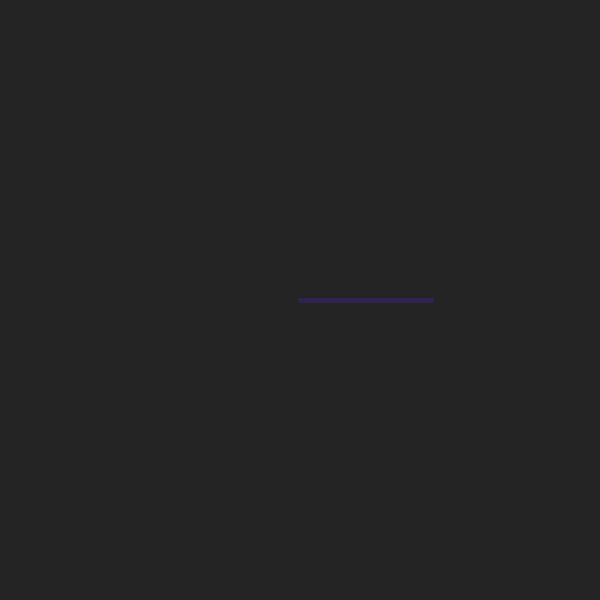
Frame 1 (no input)
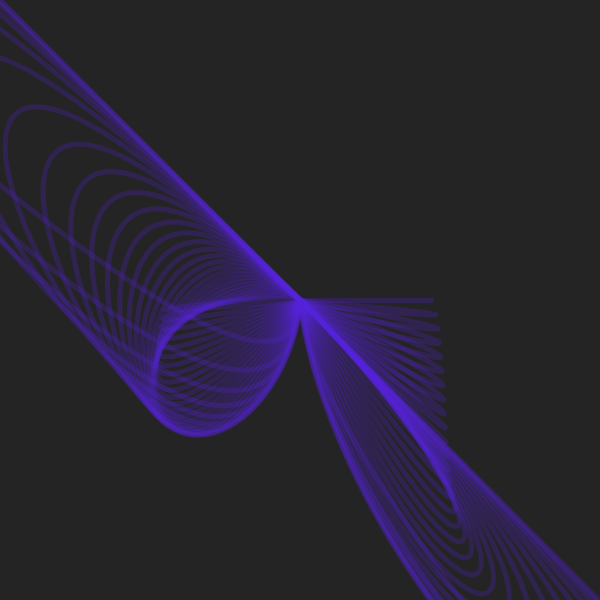
Frame 60 (the mouse pressed at the canvas centre just before this capture)
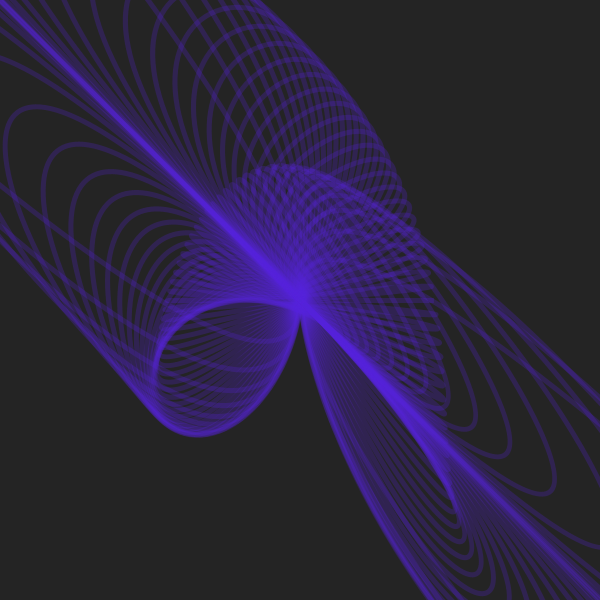
Frame 120 (the mouse held since frame 60 and released just before this capture)

The Processing sketch that drew these frames (run headless with seeded random() and noise(); from frame 60 on, the mouse is pressed at the canvas centre):

// Processing sketch: processing_23307
// ── processing_23307.pde

/*
by:CVlement
 
based on:
Bezier Lines by Neil Burdick, licensed under Creative Commons Attribution-Share Alike 3.0 and GNU GPL license.
Work: http://openprocessing.org/visuals/?visualID=20119
License:
http://creativecommons.org/licenses/by-sa/3.0/
http://creativecommons.org/licenses/GPL/2.0/
*/
 
int pX;
int pY;
int mX;
int mY;
int rand;
color colorVar;
int ang;
  
void setup() {
  size(600, 600);
  colorMode(HSB,700);
  background(100);
  smooth();
  pX = height/2;
  pY = width/2;
}
  
void draw() {
  if (mouseX==0 && mouseY==0) {
     mouseX = width/2;
     mouseY = width/2;
   }
   
  drawBez (1,3,300,500, 200,200);
}
  
void mousePressed(){
   pX = mouseY;
   pY = mouseX;
}
  
  
void mouseReleased(){
  fill(0, 5);
  rect(0, 0, width, height);
  save("offf.png");
}
  
void drawBez(int sW, int speed, int control1X, int control1Y, int control2X, int control2Y) {
  
  mX = mouseY;
  mY = mouseX;
  
  noFill();
  strokeWeight(5);
  stroke(random(50, 500),500,100,75);
  stroke(500,600,600,175);
    
  //this does the Math for finding the points around a circle.
  //I found This Math at http://processing.org/learning/trig/
  //radX = Center of Circle X + cos(radians(ang)) * Size of the Circle
  //radY = Center of Circle Y + sin(radians(ang)) * Size of the Circle
  float radX = mouseY + cos(radians(ang)) * control1X;
  float radY = mouseX + sin(radians(ang)) * control1Y;
    
  float handX = 50 + sin(radians(ang)) * 25;
  float handY = width/2  + sin(radians(ang)) * 25;
    
  float radX2 = height/2 + tan(radians(ang)) * control2X;
  float radY2 = width/2 + tan(radians(ang)) * control2Y;
    
    
  bezier(pX, pY, radX2, radY2, radX, radY, mouseX,mouseY);
  ang = ang + speed;
    
  noStroke();
  fill(0,2);
 
}
 
      
